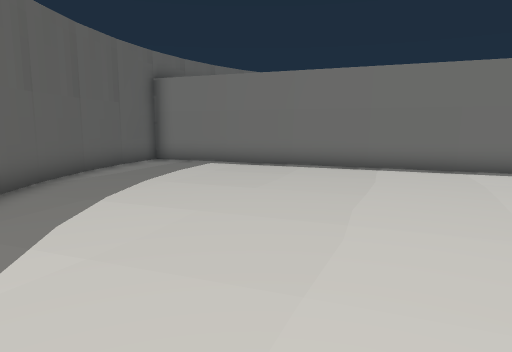
view 1 (above)

12 first-person views from a walk through a level from a Godot 3-D game. The camera is 1.3 m above the floor, tilts 8° down and sees 70° across. The floor is counted in squares, 1 m on a side. Each view is taken from the middle of a square. On the plan, view 1 faces up. The plan holds only what a view shows up to about 15 squares ahead; the rest is blank. The place goes on beyond the plan.

view 2
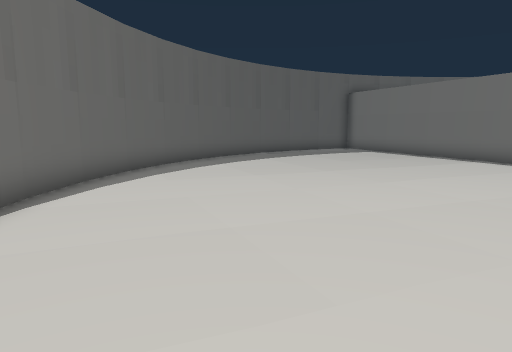

view 3
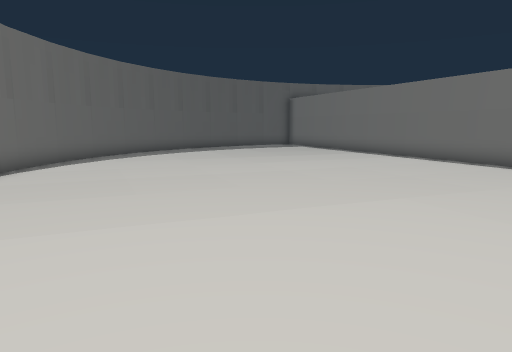

view 4
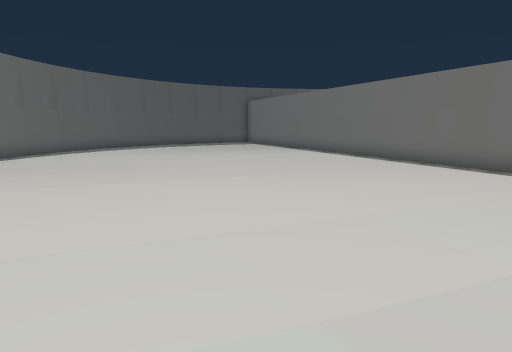

view 5
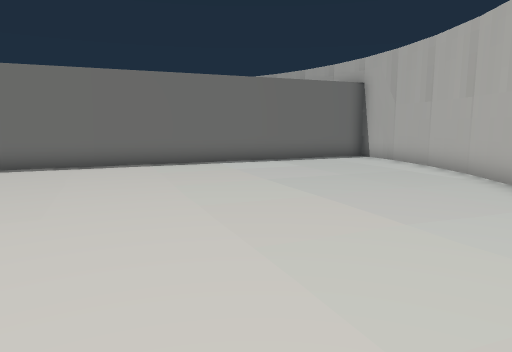

view 6
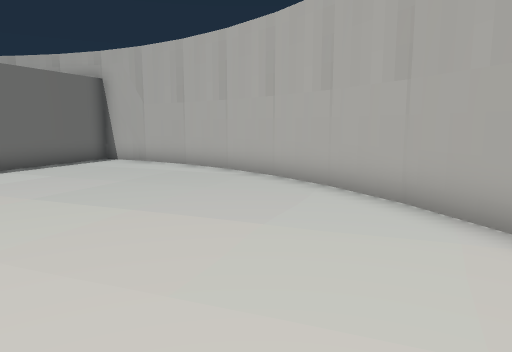

view 7
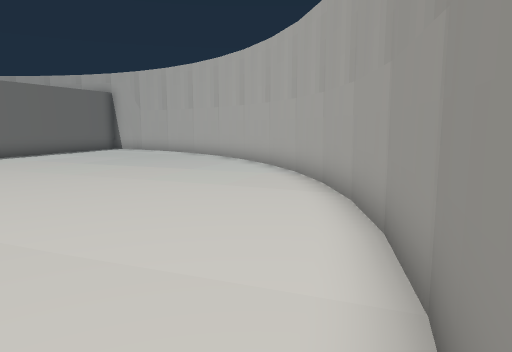

view 8
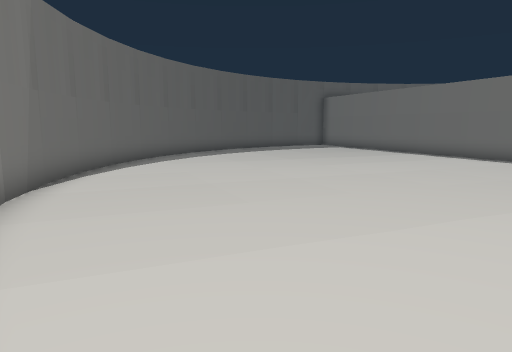

view 9
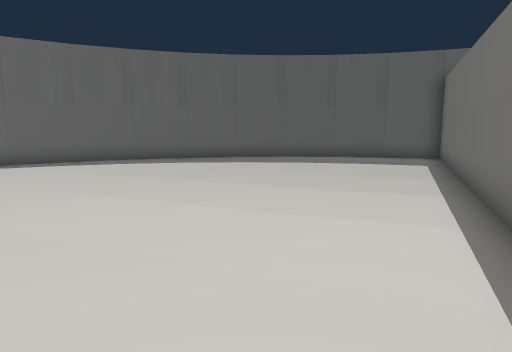

view 10
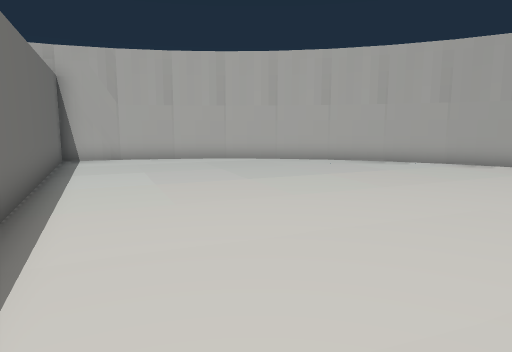

view 11
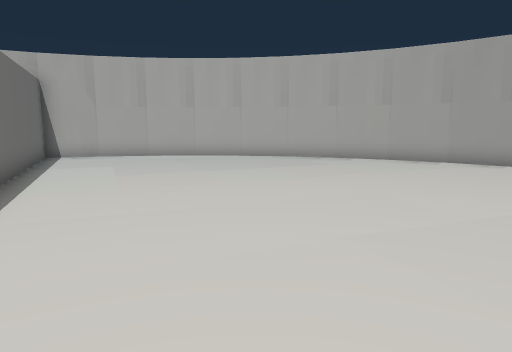

view 12
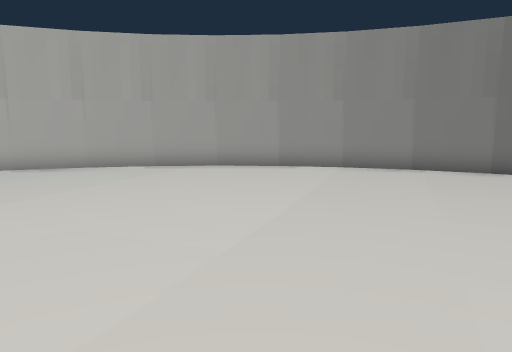

### Floor plan
Points are (right, up) in squares from view 1. A wall is a line through its corners. A room is listed if a view was taken in it or the views show most of it. See-through windows are left out.
Room 1 (views 1, 2, 3, 4, 5, 6, 7, 8, 9, 10, 11, 12)
walls: (4.4, -5.5) (6.4, -6.2); (6.3, -6.2) (8.3, -6.5); (8.2, -6.5) (10.3, -6.7); (10.1, -6.7) (12.3, -6.5); (1, -3.6) (2.7, -4.7) (4.5, -5.6); (-0.4, -2.3) (1.1, -3.6); (12.2, -6.5) (14.1, -6.1) (16, -5.5); (-1.8, -0.8) (-0.4, -2.4); (15.9, -5.5) (17.7, -4.6) (19.3, -3.5) (20.9, -2.1); (-2.9, 0.8) (-1.7, -1); (-3.7, 2.5) (-2.8, 0.7); (-4.4, 4.4) (-3.7, 2.4); (20.7, -2.3) (22.1, -0.7); (-4.8, 6.3) (-4.3, 4.3); (22, -0.8) (23.2, 1); (23.1, 0.9) (24, 2.7) (-3.8, 14) (-4.4, 12); (-4.8, 10.2) (-4.9, 8.2) (-4.8, 6.2); (-4.4, 12.2) (-4.8, 10.1)

Where each view was taken, in squares from view 1:
view 1: 0 up, 0 right, facing up
view 2: 4 down, 7 right, facing up-left
view 3: 5 down, 12 right, facing up-left
view 4: 5 down, 16 right, facing up-left
view 5: 5 down, 10 right, facing up-right
view 6: 3 down, 10 right, facing right
view 7: 5 down, 4 right, facing right
view 8: 6 down, 10 right, facing up-left
view 9: 7 up, 10 right, facing left
view 10: 7 up, 10 right, facing down-right
view 11: 7 up, 8 right, facing down-right
view 12: 5 up, 9 right, facing down
